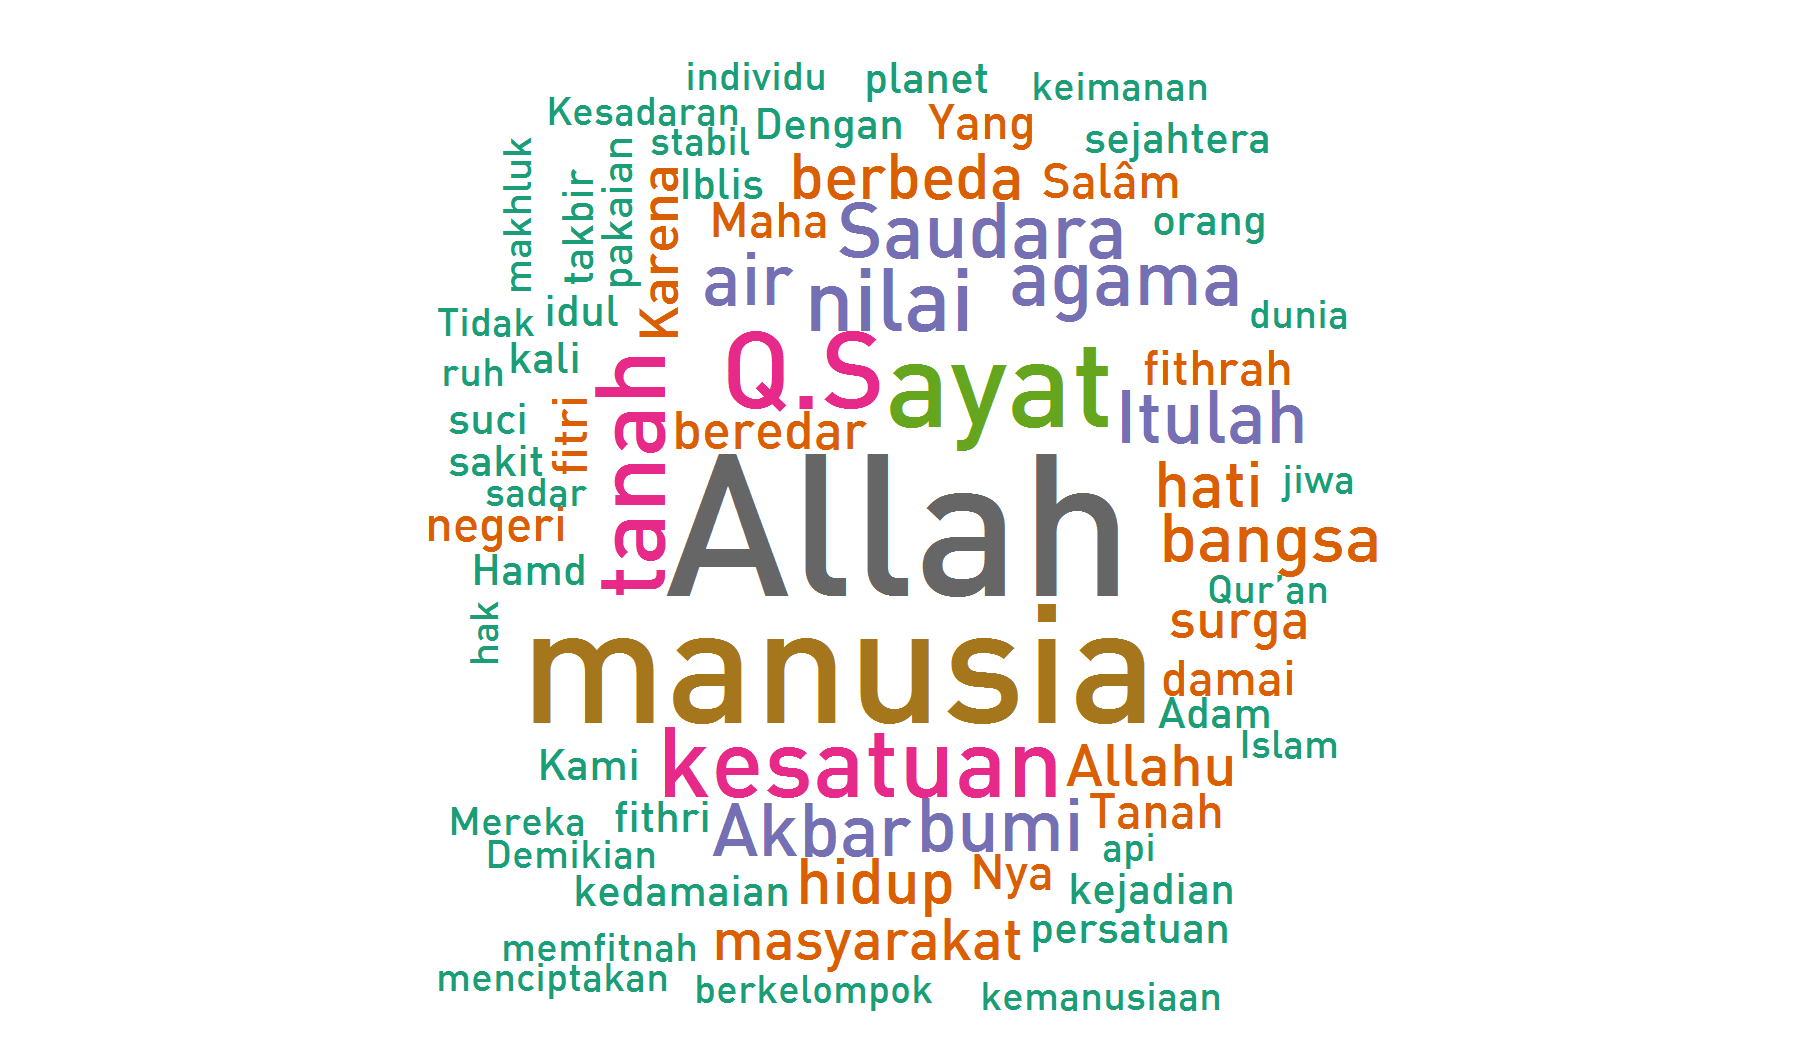

Write R code to recreate this figure.
library(tidytext)
library(dplyr)
library(ggplot2)
library(wordcloud)
library(extrafont)
loadfonts()

qs <- readLines("qs.txt", warn=FALSE) %>%
  data_frame(txt=.) %>%
  filter(grepl("\\w+", txt)) %>%
  mutate(id=row_number())

sw <- readLines("sw.txt", warn=FALSE) %>%
  data_frame(word=.)

qs_token <- unnest_tokens(qs, word, txt, to_lower = FALSE)

qs_grouped <- qs_token %>%
  anti_join(sw) %>%
  count(word, sort=TRUE) %>%
  filter(nchar(word)>=3,
         word!="q.s")

qs_grouped %>%
  top_n(10, n) %>%
  ggplot(aes(reorder(word, n), n)) +
  geom_col(fill="steelblue") + coord_flip() +
  theme_minimal() +
  theme(panel.grid.minor=element_blank()) +
  labs(y="Frequency", x=NULL)

png("qs.png", width=6, height=3.5, units="in", res=300)
wordcloud(qs_grouped$word, qs_grouped$n, 
          random.order = FALSE,
          random.color = FALSE,
          max.words = 70,
          colors=brewer.pal(8, "Dark2"),
          family = "DIN")
dev.off()
